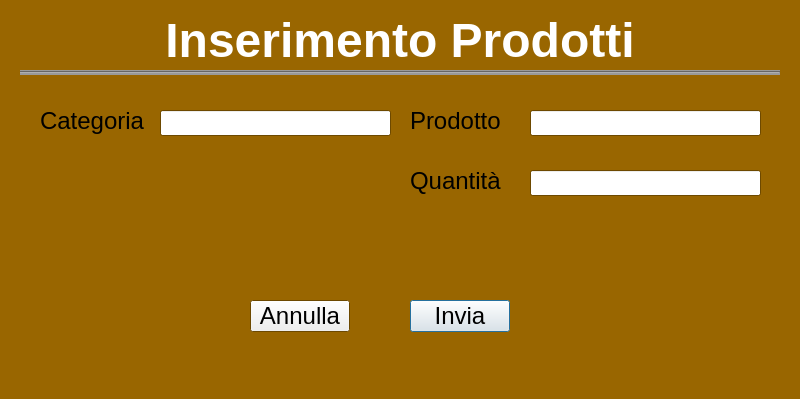
<?xml version="1.0" encoding="UTF-8"?>
<ui version="4.0">
 <class>Prodotti</class>
 <widget class="QDialog" name="Prodotti">
  <property name="geometry">
   <rect>
    <x>0</x>
    <y>0</y>
    <width>800</width>
    <height>399</height>
   </rect>
  </property>
  <property name="palette">
   <palette>
    <active>
     <colorrole role="Window">
      <brush brushstyle="SolidPattern">
       <color alpha="255">
        <red>153</red>
        <green>102</green>
        <blue>0</blue>
       </color>
      </brush>
     </colorrole>
    </active>
    <inactive>
     <colorrole role="Window">
      <brush brushstyle="SolidPattern">
       <color alpha="255">
        <red>153</red>
        <green>102</green>
        <blue>0</blue>
       </color>
      </brush>
     </colorrole>
    </inactive>
    <disabled>
     <colorrole role="Base">
      <brush brushstyle="SolidPattern">
       <color alpha="255">
        <red>153</red>
        <green>102</green>
        <blue>0</blue>
       </color>
      </brush>
     </colorrole>
     <colorrole role="Window">
      <brush brushstyle="SolidPattern">
       <color alpha="255">
        <red>153</red>
        <green>102</green>
        <blue>0</blue>
       </color>
      </brush>
     </colorrole>
    </disabled>
   </palette>
  </property>
  <property name="font">
   <font>
    <family>Lucida Grande</family>
    <pointsize>18</pointsize>
   </font>
  </property>
  <property name="windowTitle">
   <string>Prodotti</string>
  </property>
  <widget class="QLabel" name="label">
   <property name="geometry">
    <rect>
     <x>20</x>
     <y>20</y>
     <width>760</width>
     <height>41</height>
    </rect>
   </property>
   <property name="palette">
    <palette>
     <active>
      <colorrole role="WindowText">
       <brush brushstyle="SolidPattern">
        <color alpha="255">
         <red>51</red>
         <green>51</green>
         <blue>204</blue>
        </color>
       </brush>
      </colorrole>
      <colorrole role="Text">
       <brush brushstyle="SolidPattern">
        <color alpha="255">
         <red>0</red>
         <green>0</green>
         <blue>0</blue>
        </color>
       </brush>
      </colorrole>
     </active>
     <inactive>
      <colorrole role="WindowText">
       <brush brushstyle="SolidPattern">
        <color alpha="255">
         <red>255</red>
         <green>255</green>
         <blue>255</blue>
        </color>
       </brush>
      </colorrole>
      <colorrole role="Text">
       <brush brushstyle="SolidPattern">
        <color alpha="255">
         <red>255</red>
         <green>255</green>
         <blue>255</blue>
        </color>
       </brush>
      </colorrole>
     </inactive>
     <disabled>
      <colorrole role="WindowText">
       <brush brushstyle="SolidPattern">
        <color alpha="63">
         <red>0</red>
         <green>0</green>
         <blue>0</blue>
        </color>
       </brush>
      </colorrole>
      <colorrole role="Text">
       <brush brushstyle="SolidPattern">
        <color alpha="63">
         <red>0</red>
         <green>0</green>
         <blue>0</blue>
        </color>
       </brush>
      </colorrole>
     </disabled>
    </palette>
   </property>
   <property name="font">
    <font>
     <family>Lucida Grande</family>
     <pointsize>36</pointsize>
     <bold>true</bold>
    </font>
   </property>
   <property name="text">
    <string>Inserimento Prodotti</string>
   </property>
   <property name="alignment">
    <set>Qt::AlignmentFlag::AlignCenter</set>
   </property>
  </widget>
  <widget class="Line" name="line">
   <property name="geometry">
    <rect>
     <x>20</x>
     <y>70</y>
     <width>760</width>
     <height>5</height>
    </rect>
   </property>
   <property name="styleSheet">
    <string notr="true">background-color: rgb(153, 153, 153);</string>
   </property>
   <property name="orientation">
    <enum>Qt::Orientation::Horizontal</enum>
   </property>
  </widget>
  <widget class="QLabel" name="label_2">
   <property name="geometry">
    <rect>
     <x>40</x>
     <y>100</y>
     <width>110</width>
     <height>41</height>
    </rect>
   </property>
   <property name="text">
    <string>Categoria</string>
   </property>
  </widget>
  <widget class="QLabel" name="label_3">
   <property name="geometry">
    <rect>
     <x>410</x>
     <y>110</y>
     <width>110</width>
     <height>21</height>
    </rect>
   </property>
   <property name="text">
    <string>Prodotto</string>
   </property>
  </widget>
  <widget class="QLineEdit" name="lineEdit">
   <property name="geometry">
    <rect>
     <x>530</x>
     <y>110</y>
     <width>231</width>
     <height>26</height>
    </rect>
   </property>
  </widget>
  <widget class="QPushButton" name="pushButton_2">
   <property name="geometry">
    <rect>
     <x>410</x>
     <y>300</y>
     <width>100</width>
     <height>32</height>
    </rect>
   </property>
   <property name="text">
    <string>Invia</string>
   </property>
  </widget>
  <widget class="QPushButton" name="pushButton_3">
   <property name="geometry">
    <rect>
     <x>250</x>
     <y>300</y>
     <width>100</width>
     <height>32</height>
    </rect>
   </property>
   <property name="text">
    <string>Annulla</string>
   </property>
  </widget>
  <widget class="QLineEdit" name="lineEdit_2">
   <property name="geometry">
    <rect>
     <x>160</x>
     <y>110</y>
     <width>231</width>
     <height>26</height>
    </rect>
   </property>
  </widget>
  <widget class="QLabel" name="label_4">
   <property name="geometry">
    <rect>
     <x>410</x>
     <y>160</y>
     <width>110</width>
     <height>41</height>
    </rect>
   </property>
   <property name="text">
    <string>Quantità</string>
   </property>
  </widget>
  <widget class="QLineEdit" name="lineEdit_3">
   <property name="geometry">
    <rect>
     <x>530</x>
     <y>170</y>
     <width>231</width>
     <height>26</height>
    </rect>
   </property>
  </widget>
 </widget>
 <resources/>
 <connections/>
</ui>
